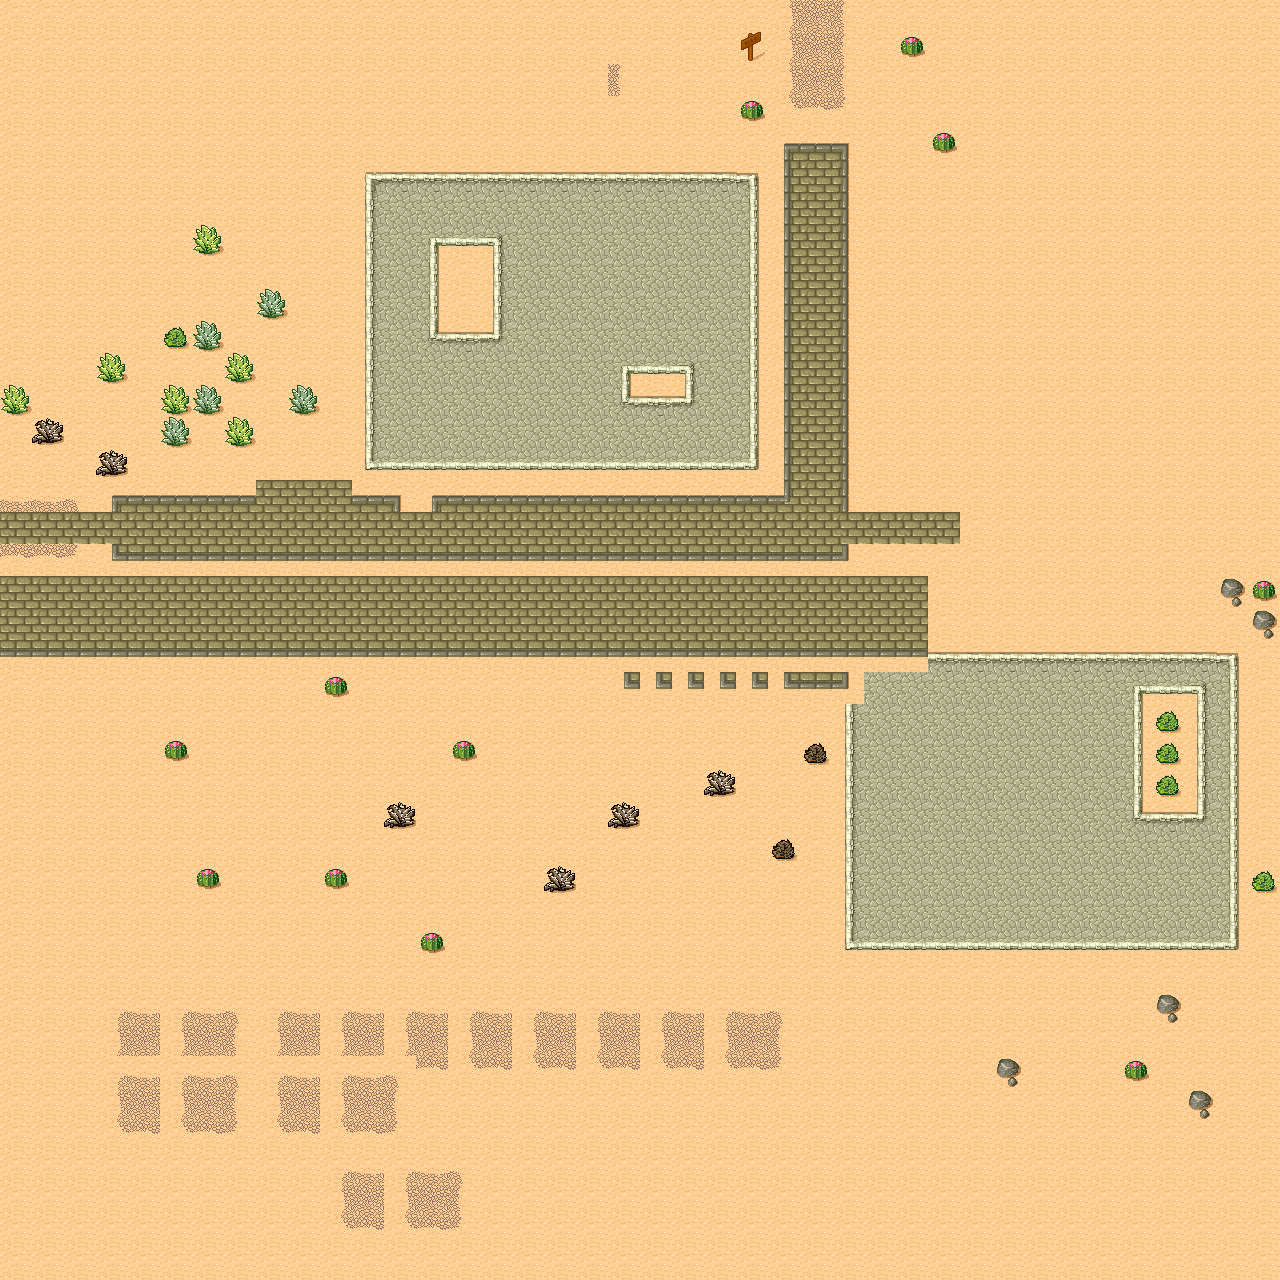

A 2D game scene composited from a Tiled map and its tileset images. What follows is a short description and the map's XML, with each tile layer's data collapsed to a summary:
An orthogonal 40x40 tile map with 32x32 px tiles, 1 tile layer (Ground).

<map version="1.10" tiledversion="1.10.2" orientation="orthogonal" renderorder="right-down" width="40" height="40" tilewidth="32" tileheight="32" infinite="0" nextlayerid="2" nextobjectid="1">
 <tileset firstgid="1" source="desert.tsx" />
 <layer id="1" name="Ground" width="40" height="40">
  <data>[1600 cells, 1600 non-empty, 41 distinct tile ids]</data>
 </layer>
</map>
